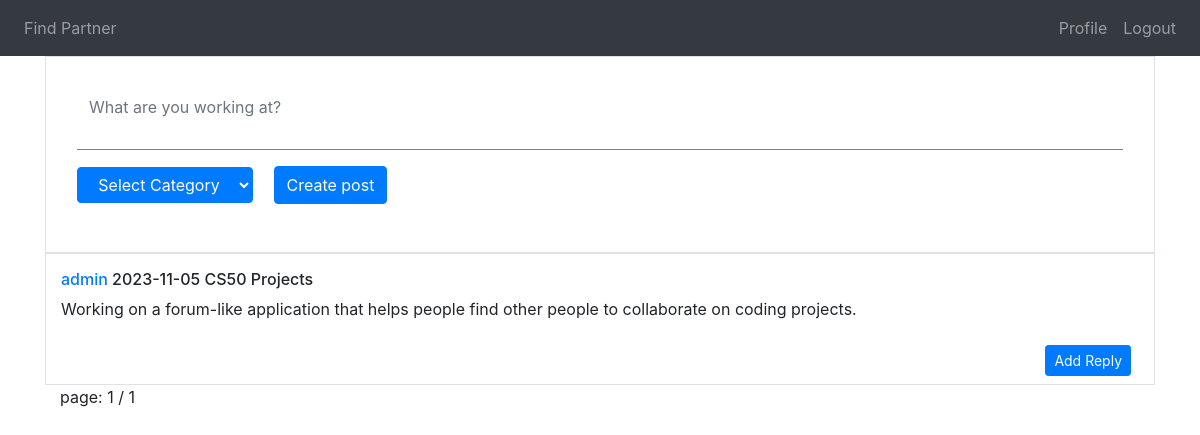
/partner (signed in), run on an earlier commit of the app's database.
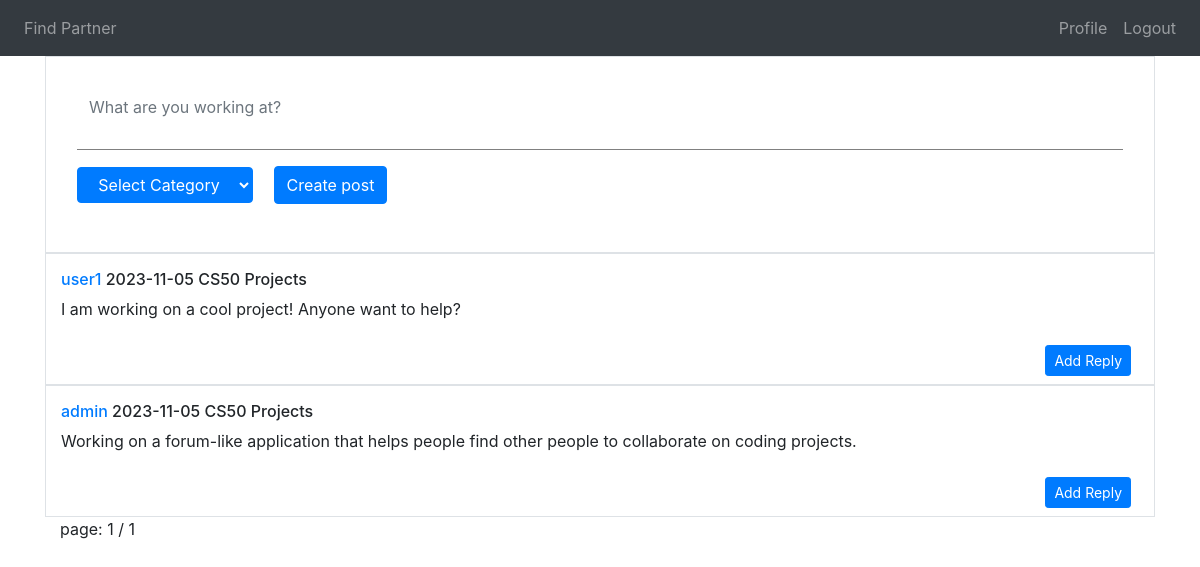
And on a later commit of the database.
### tables this page shows
CREATE TABLE posts(
    id INTEGER PRIMARY KEY AUTOINCREMENT NOT NULL,
    content TEXT NOT NULL,
    user_id INTEGER NOT NULL,
    category_id INTEGER NOT NULL,
    creation_date DATE NOT NULL,
    last_modified DATE NOT NULL,
    FOREIGN KEY (user_id) REFERENCES users(id),
    FOREIGN KEY (category_id) REFERENCES categories(id)
);

CREATE TABLE users(
    id INTEGER PRIMARY KEY AUTOINCREMENT NOT NULL,
    email TEXT UNIQUE NOT NULL,
    username TEXT UNIQUE NOT NULL,
    password_hash TEXT NOT NULL,
    first_name TEXT,
    last_name TEXT,
    birth_date DATE,
    registration_date DATETIME NOT NULL
);

CREATE TABLE categories(
    id INTEGER PRIMARY KEY AUTOINCREMENT NOT NULL,
    category_name TEXT NOT NULL,
    description TEXT NOT NULL,
    parent_cat_id INTEGER
);

### app.py (the view, shortened to what this page needs)
@app.route("/partner", methods=["GET", "POST"])
def partner():
    if session.get("user_id") is None:
        return ("You are not logged in")
    if request.method == "GET":
        page = request.args.get('page', 1, type=int)
        offset = (page - 1) * 10
        cursor.execute("""SELECT posts.id, posts.content, posts.creation_date, users.username, categories.category_name
                    FROM posts
                    JOIN users ON users.id = posts.user_id
                    JOIN categories ON categories.id = posts.category_id
                    ORDER BY posts.last_modified DESC
                    LIMIT ? OFFSET ?;""", (10, offset))
        posts = cursor.fetchall()
        print(posts)
        cursor.execute("SELECT COUNT(*) FROM posts;")
        total_posts = cursor.fetchall()[0][0]
        total_pages = (total_posts + 10 - 1) // 10
        cursor.execute("SELECT category_name FROM categories")
        rows = cursor.fetchall()
        return render_template("partner.html", posts = posts , total_pages = total_pages, page = page, cats=rows)

### templates/partner.html (shortened to what this page needs)
{% extends "layout.html" %}
{% block main %}
    <div class="container">
        <div class="row pt-3 align-items-start border">
            <div class="col-12">
                <form action="/partner" method="POST" id="postform" class="w-100 p-3">
                    <div class="mb-3">
                        <textarea class="form-control" id="subject" name="subject" form="postform" maxlength="140" placeholder="What are you working at?"></textarea>
                    </div>
                    <div class="mb-3">
                        <select class="form-select btn btn-primary" id="category" name="category">
                            <option selected disabled>Select Category</option>
                        </select>
                        <button class="btn btn-primary ml-3" type="submit">Create post</button>
                    </div>
                </form>
            </div>
        </div>
        {% for post in posts %}
        <div class="row pt-3 align-items-start border">
            <div class="col-12">
                <h6><a href="{{ url_for('post', id=post[0])}}"> {{post[3]}}</a> {{post[2]}} {{post[4]}}</h6>
            </div>
            <div class="col text-left">
                <p>{{post[1]}}</p>
            </div>
            <div class="col-12 text-right">
                <button type="button" class="btn btn-primary btn-sm m-2"><a class="white-link" href="{{ url_for('post', id=post[0])}}">Add Reply</a></button>
            </div>
        </div>
        {% endfor %}
        page: {{page}} / {{total_pages}}
    </div>
{% endblock %}

What changed in the data, as far as the page shows it:
added posts: username "user1", creation_date "2023-11-05", category_name "CS50 Projects", content "I am working on a cool project! Anyone want to help?"
